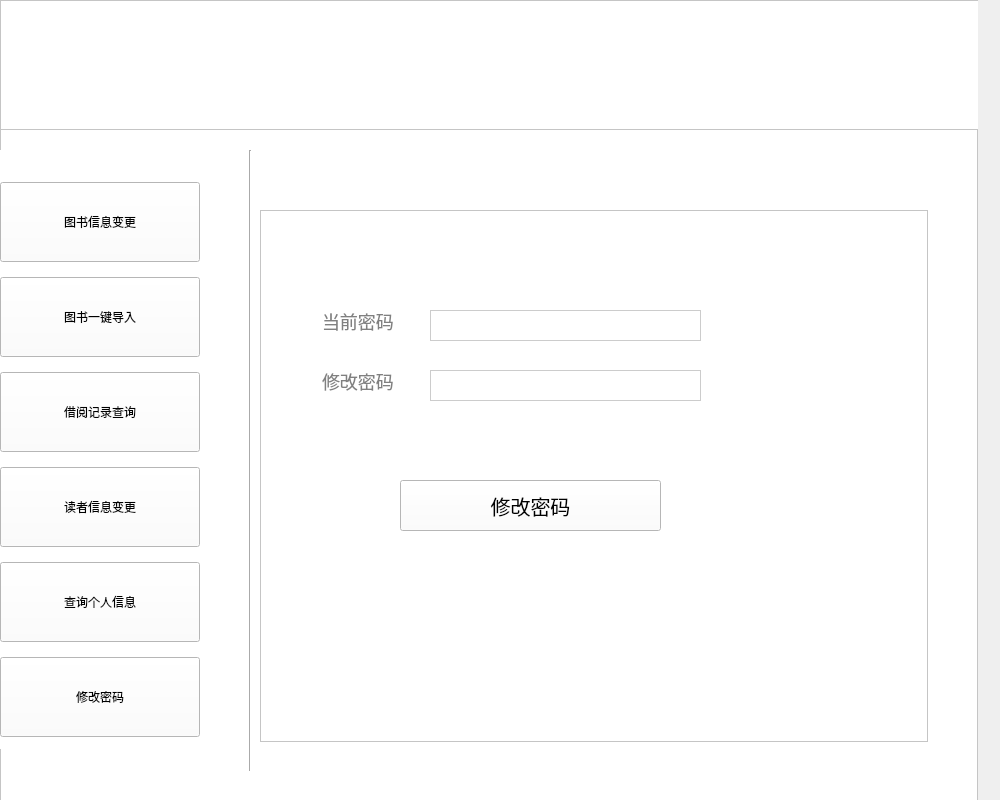
<?xml version="1.0" encoding="UTF-8"?>
<ui version="4.0">
 <class>admin_alterpwd</class>
 <widget class="QWidget" name="admin_alterpwd">
  <property name="geometry">
   <rect>
    <x>0</x>
    <y>0</y>
    <width>1000</width>
    <height>800</height>
   </rect>
  </property>
  <property name="windowTitle">
   <string>Form</string>
  </property>
  <widget class="QFrame" name="frame">
   <property name="geometry">
    <rect>
     <x>0</x>
     <y>0</y>
     <width>978</width>
     <height>1000</height>
    </rect>
   </property>
   <property name="sizePolicy">
    <sizepolicy hsizetype="Fixed" vsizetype="Expanding">
     <horstretch>0</horstretch>
     <verstretch>0</verstretch>
    </sizepolicy>
   </property>
   <property name="minimumSize">
    <size>
     <width>800</width>
     <height>1000</height>
    </size>
   </property>
   <property name="maximumSize">
    <size>
     <width>100000</width>
     <height>100000</height>
    </size>
   </property>
   <property name="styleSheet">
    <string notr="true">background-color: rgb(255, 255, 255);</string>
   </property>
   <property name="frameShape">
    <enum>QFrame::StyledPanel</enum>
   </property>
   <property name="frameShadow">
    <enum>QFrame::Raised</enum>
   </property>
   <widget class="QGraphicsView" name="Title">
    <property name="geometry">
     <rect>
      <x>0</x>
      <y>0</y>
      <width>1000</width>
      <height>130</height>
     </rect>
    </property>
    <property name="styleSheet">
     <string notr="true">background-image: url(:/image/捕获.PNG);</string>
    </property>
   </widget>
   <widget class="QWidget" name="verticalLayoutWidget">
    <property name="geometry">
     <rect>
      <x>0</x>
      <y>150</y>
      <width>202</width>
      <height>599</height>
     </rect>
    </property>
    <layout class="QVBoxLayout" name="verticalLayout">
     <property name="spacing">
      <number>3</number>
     </property>
     <property name="topMargin">
      <number>20</number>
     </property>
     <item>
      <widget class="QPushButton" name="pb_alterbook">
       <property name="minimumSize">
        <size>
         <width>200</width>
         <height>80</height>
        </size>
       </property>
       <property name="maximumSize">
        <size>
         <width>200</width>
         <height>80</height>
        </size>
       </property>
       <property name="styleSheet">
        <string notr="true">
font: 16pt &quot;Adobe Devanagari&quot;;
</string>
       </property>
       <property name="text">
        <string>图书信息变更</string>
       </property>
      </widget>
     </item>
     <item>
      <widget class="QPushButton" name="pb_bookimport">
       <property name="minimumSize">
        <size>
         <width>200</width>
         <height>80</height>
        </size>
       </property>
       <property name="maximumSize">
        <size>
         <width>200</width>
         <height>80</height>
        </size>
       </property>
       <property name="styleSheet">
        <string notr="true">font: 16pt &quot;Adobe Devanagari&quot;;</string>
       </property>
       <property name="text">
        <string>图书一键导入</string>
       </property>
      </widget>
     </item>
     <item>
      <widget class="QPushButton" name="pb_infoborrow">
       <property name="minimumSize">
        <size>
         <width>200</width>
         <height>80</height>
        </size>
       </property>
       <property name="maximumSize">
        <size>
         <width>200</width>
         <height>80</height>
        </size>
       </property>
       <property name="styleSheet">
        <string notr="true">font: 16pt &quot;Adobe Devanagari&quot;;</string>
       </property>
       <property name="text">
        <string>借阅记录查询</string>
       </property>
      </widget>
     </item>
     <item>
      <widget class="QPushButton" name="pb_alterreader">
       <property name="minimumSize">
        <size>
         <width>200</width>
         <height>80</height>
        </size>
       </property>
       <property name="maximumSize">
        <size>
         <width>200</width>
         <height>80</height>
        </size>
       </property>
       <property name="styleSheet">
        <string notr="true">font: 16pt &quot;Adobe Devanagari&quot;;</string>
       </property>
       <property name="text">
        <string>读者信息变更</string>
       </property>
      </widget>
     </item>
     <item>
      <widget class="QPushButton" name="pb_queryself">
       <property name="minimumSize">
        <size>
         <width>200</width>
         <height>80</height>
        </size>
       </property>
       <property name="maximumSize">
        <size>
         <width>200</width>
         <height>80</height>
        </size>
       </property>
       <property name="styleSheet">
        <string notr="true">font: 16pt &quot;Adobe Devanagari&quot;;</string>
       </property>
       <property name="text">
        <string>查询个人信息</string>
       </property>
      </widget>
     </item>
     <item>
      <widget class="QPushButton" name="pb_alterpwd">
       <property name="minimumSize">
        <size>
         <width>200</width>
         <height>80</height>
        </size>
       </property>
       <property name="maximumSize">
        <size>
         <width>200</width>
         <height>80</height>
        </size>
       </property>
       <property name="styleSheet">
        <string notr="true">font: 16pt &quot;Adobe Devanagari&quot;;</string>
       </property>
       <property name="text">
        <string>修改密码</string>
       </property>
      </widget>
     </item>
    </layout>
   </widget>
   <widget class="Line" name="line">
    <property name="geometry">
     <rect>
      <x>240</x>
      <y>150</y>
      <width>20</width>
      <height>621</height>
     </rect>
    </property>
    <property name="styleSheet">
     <string notr="true">font: 75 9pt &quot;Adobe Devanagari&quot;;</string>
    </property>
    <property name="orientation">
     <enum>Qt::Vertical</enum>
    </property>
   </widget>
   <widget class="QFrame" name="frame_3">
    <property name="geometry">
     <rect>
      <x>260</x>
      <y>210</y>
      <width>668</width>
      <height>532</height>
     </rect>
    </property>
    <property name="frameShape">
     <enum>QFrame::StyledPanel</enum>
    </property>
    <property name="frameShadow">
     <enum>QFrame::Raised</enum>
    </property>
    <widget class="QLineEdit" name="lineEdit_5">
     <property name="geometry">
      <rect>
       <x>60</x>
       <y>100</y>
       <width>81</width>
       <height>31</height>
      </rect>
     </property>
     <property name="styleSheet">
      <string notr="true">color:#808080;
border:none;
font-size:18px;
font-family:&quot;微软雅黑&quot;;
text-align:left;</string>
     </property>
     <property name="text">
      <string>当前密码</string>
     </property>
    </widget>
    <widget class="QLineEdit" name="lineEdit_8">
     <property name="geometry">
      <rect>
       <x>60</x>
       <y>160</y>
       <width>81</width>
       <height>31</height>
      </rect>
     </property>
     <property name="styleSheet">
      <string notr="true">color:#808080;
border:none;
font-size:18px;
font-family:&quot;微软雅黑&quot;;
text-align:left;</string>
     </property>
     <property name="text">
      <string>修改密码</string>
     </property>
    </widget>
    <widget class="QLineEdit" name="currentpwd">
     <property name="geometry">
      <rect>
       <x>170</x>
       <y>100</y>
       <width>271</width>
       <height>31</height>
      </rect>
     </property>
     <property name="styleSheet">
      <string notr="true">border:1px solid #cccccc;
font-size:18px;
font-family:&quot;微软雅黑&quot;;
text-align:left;</string>
     </property>
     <property name="text">
      <string/>
     </property>
    </widget>
    <widget class="QLineEdit" name="modefied_pwd">
     <property name="geometry">
      <rect>
       <x>170</x>
       <y>160</y>
       <width>271</width>
       <height>31</height>
      </rect>
     </property>
     <property name="styleSheet">
      <string notr="true">color:#808080;
border:1px solid #cccccc;
font-size:18px;
font-family:&quot;微软雅黑&quot;;
text-align:left;</string>
     </property>
    </widget>
    <widget class="QPushButton" name="pb_borrowsubmit_2">
     <property name="geometry">
      <rect>
       <x>140</x>
       <y>270</y>
       <width>261</width>
       <height>51</height>
      </rect>
     </property>
     <property name="sizePolicy">
      <sizepolicy hsizetype="Minimum" vsizetype="Expanding">
       <horstretch>0</horstretch>
       <verstretch>0</verstretch>
      </sizepolicy>
     </property>
     <property name="styleSheet">
      <string notr="true">
font-size:20px;
font-family:&quot;微软雅黑&quot;;
padding-top:5;
padding-bottom:5;</string>
     </property>
     <property name="text">
      <string>修改密码</string>
     </property>
    </widget>
   </widget>
  </widget>
 </widget>
 <resources/>
 <connections/>
</ui>
